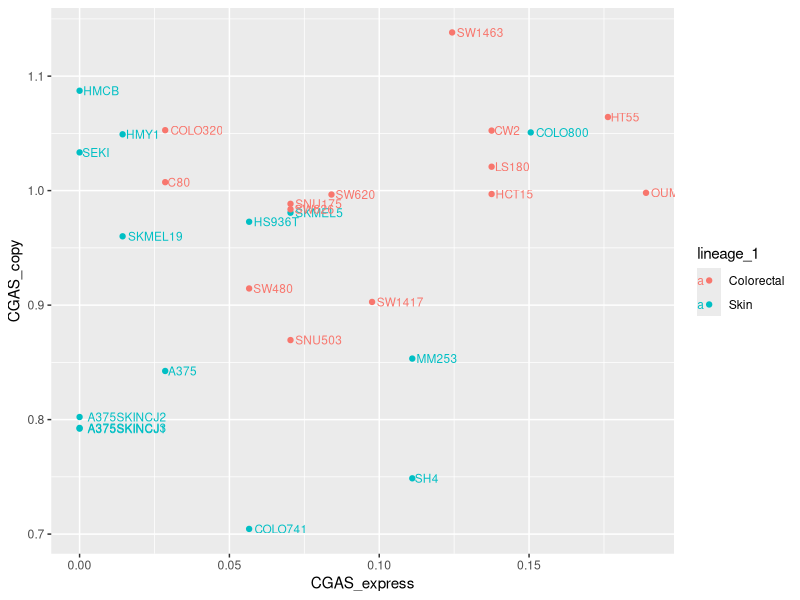

The R script that drew this image:
## ---- chunk 1
knitr::opts_chunk$set(echo = FALSE)
library(tidyverse)
library(readxl)
expression <- read_excel("cGAS-STING-expression.xlsx")
copynumber <- read_excel("cGAS-STING-copy.xlsx")
mutation <- read_excel("cGAS-STING-mutation.xlsx")
info <- read_excel("cell-line-info.xlsx")
## ---- chunk 2
cgas_mutation <- mutation %>%
  filter(CGAS == 1)

cGAS_data <- expression %>%
  filter(CGAS_express < 0.2) %>%
  inner_join(copynumber) %>%
  inner_join(info) %>%
  anti_join(cgas_mutation) %>%
  select(lineage_1, CGAS_express, CGAS_copy, cell_line)
## ---- chunk 3
cGAS_data %>%
  filter(lineage_1 == "Colorectal" | lineage_1 == "Skin") %>%
ggplot(aes(x = CGAS_express, y = CGAS_copy, color = lineage_1)) +
  geom_point() +
  geom_text(aes(x = CGAS_express, y = CGAS_copy, label = cell_line), size = 3,
            hjust = -0.1)
